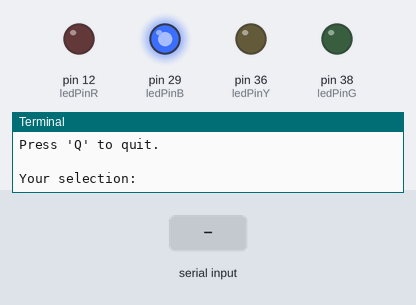
Bench run of a program on a simulated Raspberry Pi (header pin numbers). Parts: output pins drawn as LEDs (lit = HIGH), the last lines printed to the terminal. Dashed ring = blinking. The inputs (shaded band) are chosen by the test bench.

Above: at 3.2 s.
3.3 s: "G" typed at the terminal, then Enter
At 3.7 s:
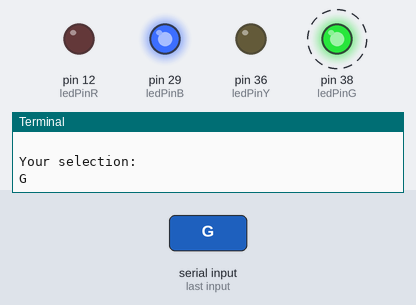
6.3 s: "Q" typed at the terminal, then Enter
9.3 s: "S" typed at the terminal, then Enter
12.3 s: "R" typed at the terminal, then Enter
At 17.3 s:
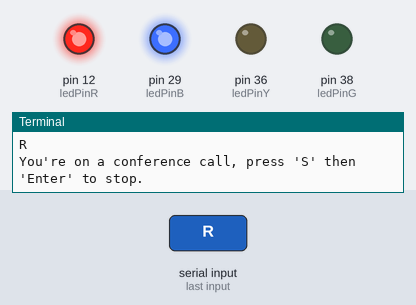
Timing chart, 0 to 17.8 s (numbered marks = the images above; inputs shaded):
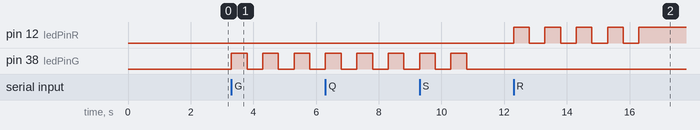

Measured:
- after the input at 3.3 s, pin 38 (ledPinG): alternates HIGH for 0.50 s and LOW for 0.50 s, starting at once
- after the input at 12.3 s, pin 12 (ledPinR): alternates HIGH for 0.50 s and LOW for 0.50 s, 9 changes in all, then stays HIGH, starting at once

The program:

oncall.py
```python
#!/usr/bin/env python3

# OnCall is a RPi visual indicator of your status while WFH
# using Python and a GPIO breadboard
# By J. McMahon, 2021

import RPi.GPIO as GPIO
import time

ledPinB = 29    # Blue LED
ledPinY = 36    # Yellow LED
ledPinR = 12    # Red LED
ledPinG = 38    # Green LED

def setup():
    GPIO.setwarnings(False)
    GPIO.setmode(GPIO.BOARD)       # use PHYSICAL GPIO Numbering
    GPIO.setup(ledPinY, GPIO.OUT)   # set the ledPin to OUTPUT mode
    GPIO.output(ledPinY, GPIO.LOW)  # make ledPin output LOW level
    GPIO.setup(ledPinR, GPIO.OUT)   # set the ledPin to OUTPUT mode
    GPIO.output(ledPinR, GPIO.LOW)  # make ledPin output LOW level
    GPIO.setup(ledPinG, GPIO.OUT)   # set the ledPin to OUTPUT mode
    GPIO.output(ledPinG, GPIO.LOW) # make ledPin output LOW level
    GPIO.setup(ledPinB, GPIO.OUT)
    GPIO.output(ledPinB, GPIO.LOW)

# Each of these functions turns off the specified LED, blue will probably not be used

def lightoff_b():
    GPIO.output(ledPinB, GPIO.LOW)

def lightoff_y():
    GPIO.output(ledPinY, GPIO.LOW)

def lightoff_r():
    GPIO.output(ledPinR, GPIO.LOW)

def lightoff_g():
    GPIO.output(ledPinG, GPIO.LOW)

def lightoff_all():
    lightoff_b()
    lightoff_y()
    lightoff_r()
    lightoff_g()

def lightg_init():
    for i in range (4):
        GPIO.output(ledPinG, GPIO.HIGH)
        time.sleep(0.5)
        GPIO.output(ledPinG, GPIO.LOW)
        time.sleep(0.5)

def lighty_init():
    for i in range (4):
        GPIO.output(ledPinY, GPIO.HIGH)
        time.sleep(0.5)
        GPIO.output(ledPinY, GPIO.LOW)
        time.sleep(0.5)

def lightr_init():
    for i in range (4):
        GPIO.output(ledPinR, GPIO.HIGH)
        time.sleep(0.5)
        GPIO.output(ledPinR, GPIO.LOW)
        time.sleep(0.5)


lightoff = 0 # Will shut the light off if user presses S
choice = 0 # Choice of User LED


setup()
print("Initializing OnCall Status Indicator..", end = ".")
time.sleep(2)
GPIO.output(ledPinB, GPIO.HIGH)
print("system ready!\n")

while choice != 'Q':
    print("Press:\n 'R' for 'On Conference Call'\n 'Y' for 'Headphones On'\n 'G' for 'Available'\n\nPress 'Q' to quit.\n")
    lightoff = 0
    choice = input("Your selection: ")
    choice = choice.upper()
    if choice == 'G':
        while lightoff != 'S':
            lightg_init()
            GPIO.output(ledPinG, GPIO.HIGH)
            lightoff = input("You're available, press 'S' then 'Enter' to stop.")
            lightoff = lightoff.upper()
            GPIO.output(ledPinG, GPIO.LOW)
        continue
    elif choice == 'R':
        while lightoff != 'S':
            lightr_init()
            GPIO.output(ledPinR, GPIO.HIGH)
            lightoff = input("You're on a conference call, press 'S' then 'Enter' to stop.")
            lightoff = lightoff.upper()
            GPIO.output(ledPinR, GPIO.LOW)
        continue
    elif choice == 'Y':
        while lightoff != 'S':
            lighty_init()
            GPIO.output(ledPinY, GPIO.HIGH)
            lightoff = input("You have headphones on, press 'S' then 'Enter' to stop.")
            lightoff = lightoff.upper()
            GPIO.output(ledPinY, GPIO.LOW)
        continue
    else:
        print("Goodbye")
        lightoff_all()
        break
```
